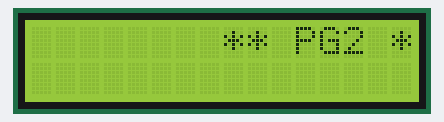
Bench run of a sketch on a simulated Arduino Uno, built with avr-gcc and run on an emulated ATmega328P. Parts: 16×2 character LCD.

Above: at 0.1 s.
At 3.27 s:
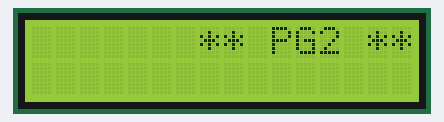
At 5.68 s:
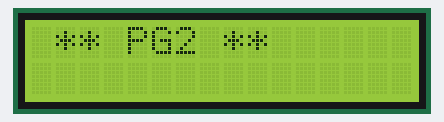
At 8.08 s:
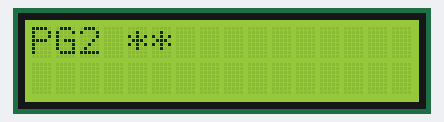
At 10.49 s:
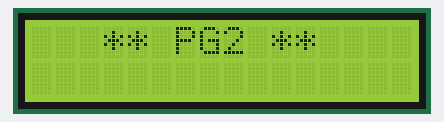
At 13.3 s:
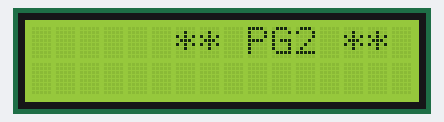

The sketch:

prueba_1.ino
```cpp
#include <LiquidCrystal_I2C.h> // Libreria que controla el I2C
#include <Wire.h>

LiquidCrystal_I2C lcd(0x3f,16,2);

void setup() {
  lcd.init();
  lcd.backlight();
  lcd.clear();
  lcd.setCursor(8,0);
  lcd.print("** PG2 **"); // Mensaje a despegar
  delay(3000);
}

void loop() {
  for(int c=0; c<12; c++){
  lcd.scrollDisplayLeft();
  delay(400);
  }
  for(int c=0; c<12;c++){
  lcd.scrollDisplayRight();
  delay(400);
  }
}
```

Measured:
- by itself, everything shown: repeats every 9.6 s, in 24 steps
- what the display in image 1 shows lasts 0.4 s, from 3.1 s to 3.5 s
